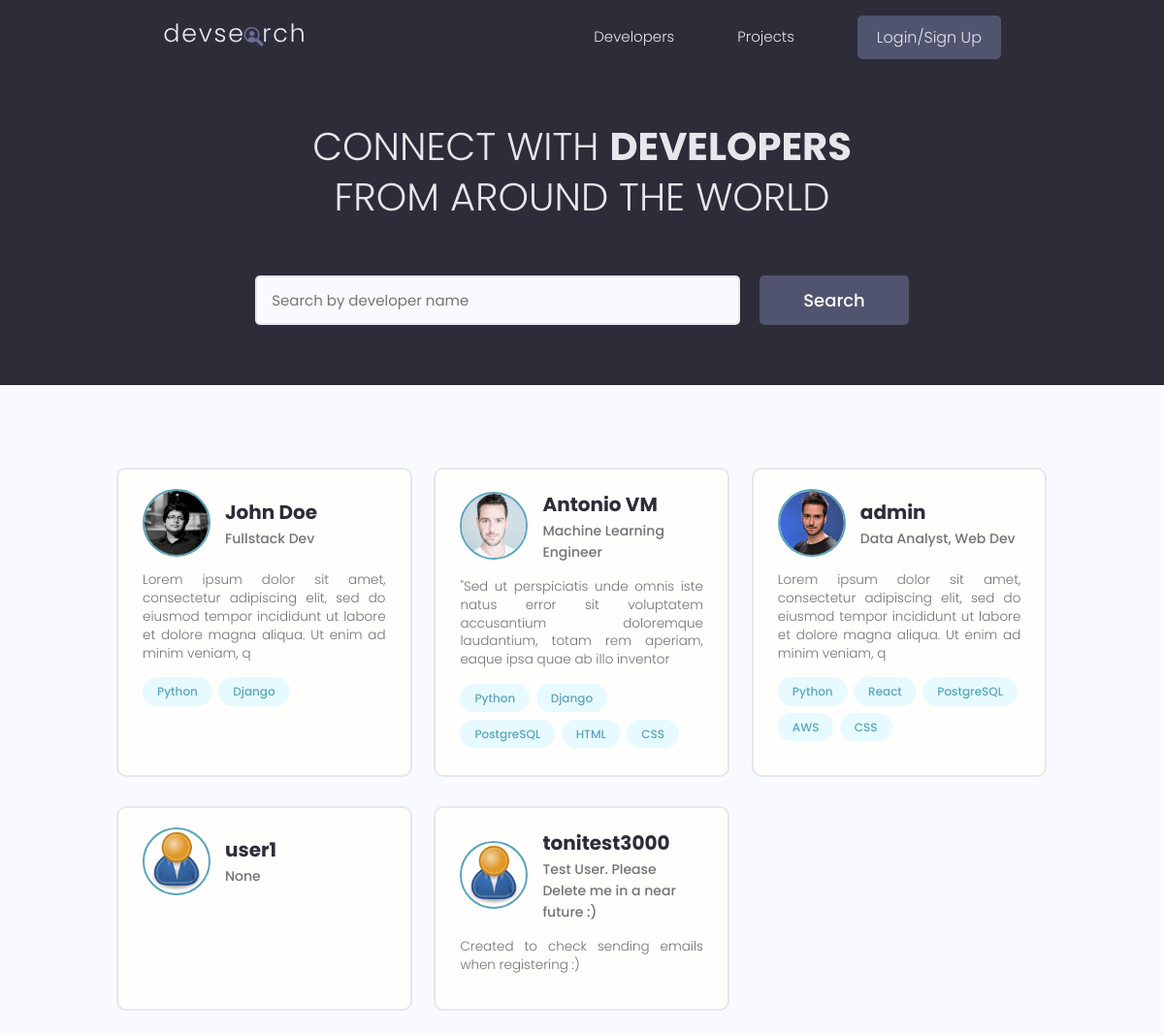
Before: / with the older database file.
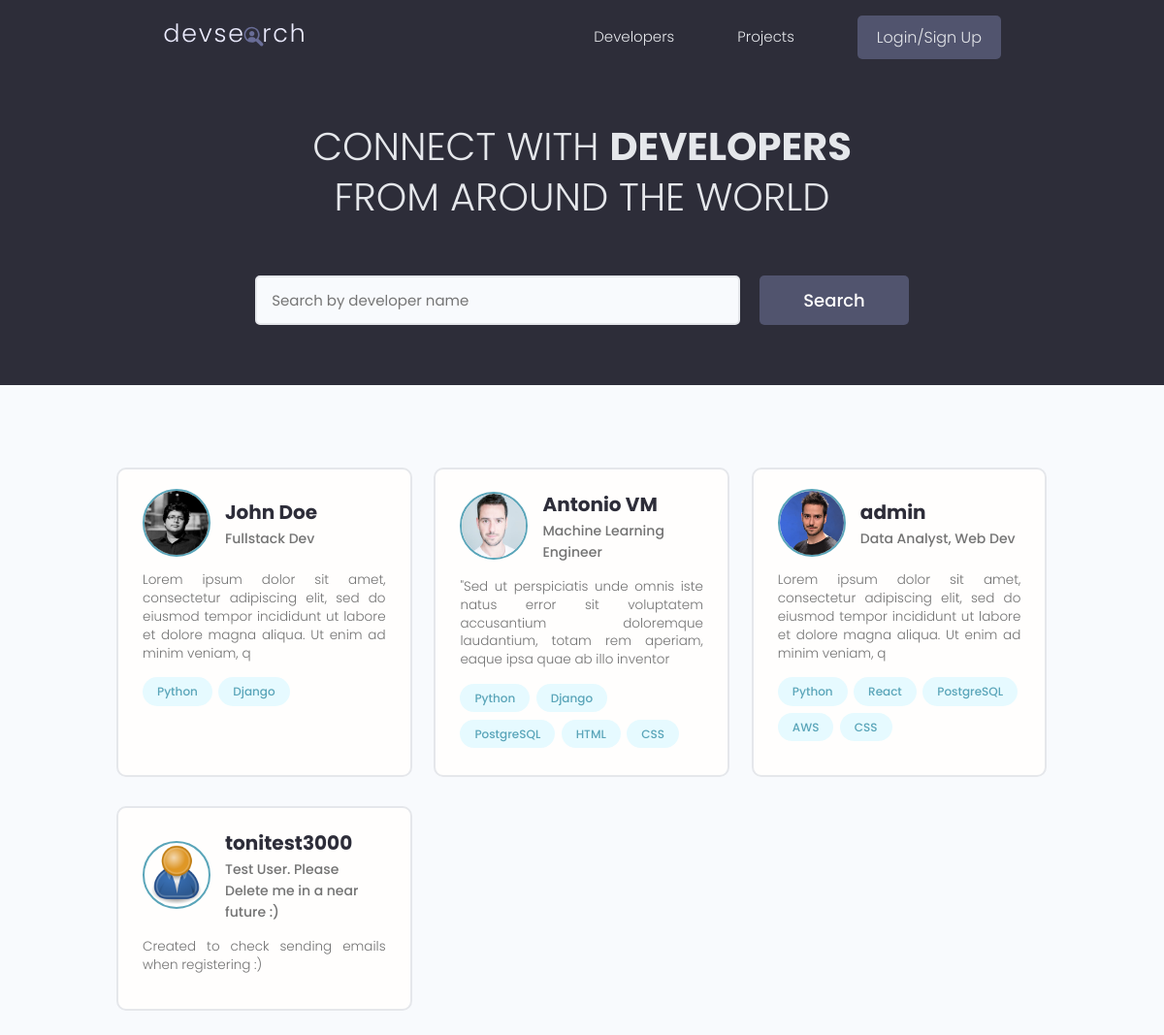
After: the same page with the newer database file.
### users/models.py (models this page shows, shortened)
class Profile(models.Model):
    user = models.OneToOneField(
        User, on_delete=models.CASCADE, null=True, blank=True)
    name = models.CharField(max_length=200, null=True, blank=True)
    email = models.EmailField(max_length=500, blank=True, null=True)
    username = models.CharField(max_length=200, null=True, blank=True)
    location = models.CharField(max_length=200, null=True, blank=True)
    short_intro = models.CharField(max_length=200, blank=True, null=True)
    bio = models.TextField(blank=True, null=True)
    profile_image = models.ImageField(
        null=True, blank=True, upload_to='profiles/',
        default='profiles/user-default.png')
    social_github = models.CharField(max_length=200, null=True, blank=True)
    social_twitter = models.CharField(max_length=200, null=True, blank=True)
    social_linkedin = models.CharField(max_length=200, null=True, blank=True)
    social_youtube = models.CharField(max_length=200, null=True, blank=True)
    social_website = models.CharField(max_length=200, null=True, blank=True)
    created = models.DateTimeField(auto_now_add=True)
    id = models.UUIDField(default=uuid.uuid4,
                            unique=True,
                            primary_key=True,
                            editable=False)
    class Meta:
        ordering = ['created']
    @property
    def imageURL(self):
        try:
            url = self.profile_image.url
        except:
            url = ''
        return url

class Skill(models.Model):
    owner = models.ForeignKey(
        Profile, on_delete=models.CASCADE, null=True, blank=True)
    name = models.CharField(max_length=200, null=True, blank=True)
    description = models.TextField(null=True, blank=True)
    created = models.DateTimeField(auto_now_add=True)
    id = models.UUIDField(default=uuid.uuid4,
                            unique=True,
                            primary_key=True,
                            editable=False)
    def __str__(self):
        return str(self.name)

### users/views.py (the view)
# urls.py: path("", views.profiles, name="profiles"),
def profiles(request):
    profiles, search_query = searchProfiles(request)
    custom_range, profiles = paginateProfiles(request, profiles, 6)
    context = {'profiles': profiles, 'search_query': search_query,
                'custom_range': custom_range}
    return render(request, 'users/profiles.html', context)

### users/utils.py (called while the page is built)
def paginateProfiles(request, profiles, results):
    page = request.GET.get('page')
    paginator = Paginator(profiles, results)
    try:
        profiles = paginator.page(page)
    except PageNotAnInteger:
        page = 1
        profiles = paginator.page(page)
    except EmptyPage:
        page = paginator.num_pages
        profiles = paginator.page(page)
    leftIndex = (int(page) - 3)
    if leftIndex < 1:
        leftIndex = 1
    rightIndex = (int(page) + 3)
    if rightIndex > paginator.num_pages:
        rightIndex = paginator.num_pages + 1
    custom_range = range(leftIndex, rightIndex)
    return custom_range, profiles

def searchProfiles(request):
    search_query = ''
    if request.GET.get('search_query'):
        search_query = request.GET.get('search_query')
    skills = Skill.objects.filter(name__icontains=search_query)
    profiles = Profile.objects.distinct().filter(
        Q(name__icontains=search_query) |
        Q(short_intro__icontains=search_query) |
        Q(skill__in=skills)
        )
    return profiles, search_query

### users/templates/users/profiles.html (shortened to what this page needs)
{% extends 'main.html' %}
{% block content %}
<main class="home">
	<section class="hero-section text-center">
		<div class="container container--narrow">
			<div class="hero-section__box">
				<h2>CONNECT WITH <span>DEVELOPERS</span></h2>
				<h2>FROM AROUND THE WORLD</h2>
			</div>
			<div class="hero-section__search">
				<form id="searchForm" class="form" action="{% url 'profiles' %}" method="get">
					<div class="form__field">
						<input class="input input--text" id="formInput#search" type="text" name="search_query"
						value="{{search_query}}" placeholder="Search by developer name" />
					</div>
					<input class="btn btn--sub btn--lg" type="submit" value="Search" />
				</form>
			</div>
		</div>
	</section>
	<section class="devlist">
		<div class="container">
			<div class="grid grid--three">
				{% for profile in profiles %}
				<div class="column card">
						<div class="dev">
								<a href="{% url 'user-profile' profile.id %}" class="card__body">
										<div class="dev__profile">
												<img class="avatar avatar--md" src="{{ profile.imageURL }}" alt="image" />
												<div class="dev__meta">
														<h3>{{profile.name}}</h3>
														<h5>{{profile.short_intro|slice:"60"}}</h5>
												</div>
										</div>
										<p class="dev__info">{{profile.bio|slice:"150"}}</p>
										<div class="dev__skills">
												{% for skill in profile.skill_set.all|slice:"5" %}
												<span class="tag tag--pill tag--main">
														<small>{{skill}}</small>
												</span>
												{% endfor %}
										</div>
								</a>
						</div>
				</div>
				{% endfor %}
		</div>
	</section>
</main>
{% endblock content %}

Changed rows visible on the page:
removed Profile: imageURL (placeholder picture), name "user1", short_intro "None"
